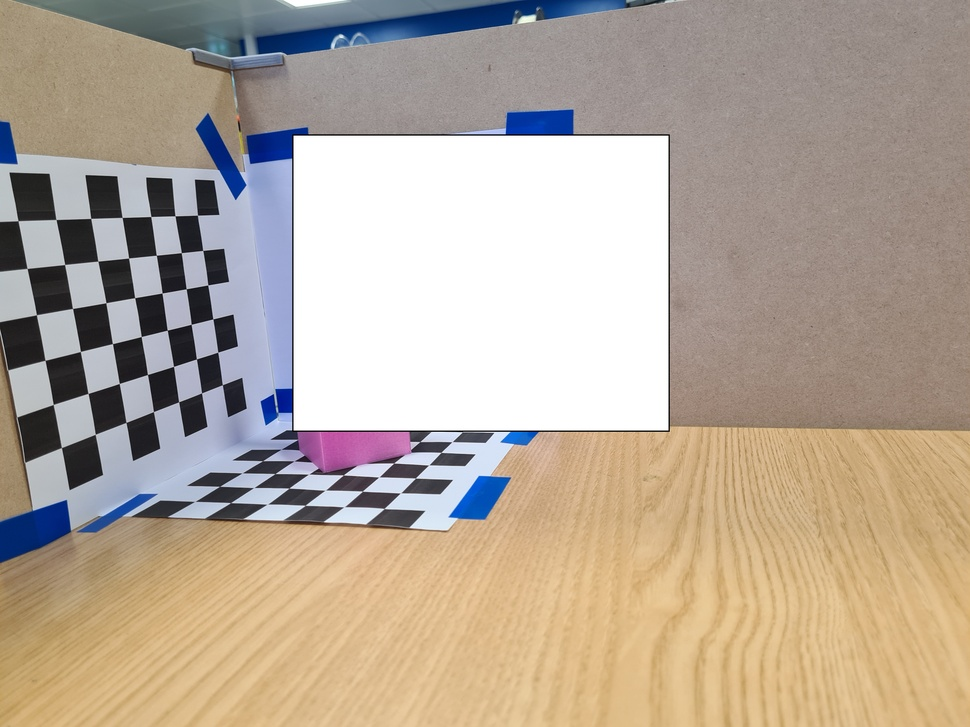
%> input picture Matlab/StereoImages/left/l5.jpg, 970 x 727 px, shrunk from 4032 x 3024 before the run
$ octave correspondences.m   (GNU Octave 9; MATLAB toolbox functions it lacks are replaced by stand-ins)
%> lines starting %> are read from the running program, lines starting %| are printed output that depends on the picture
clear all;

%Pictures changing camera position
%I1 = rgb2gray(imread('20210204_160141.jpg'));
%I2 = rgb2gray(imread('20210204_160143.jpg'));
%Pictures from fixed point
%I1 = rgb2gray(imread('20210204_160314.jpg'));
%I2 = rgb2gray(imread('20210204_160339.jpg'));
%Change scale
I1 = rgb2gray(imread('StereoImages/left_ori/l5.jpg'));
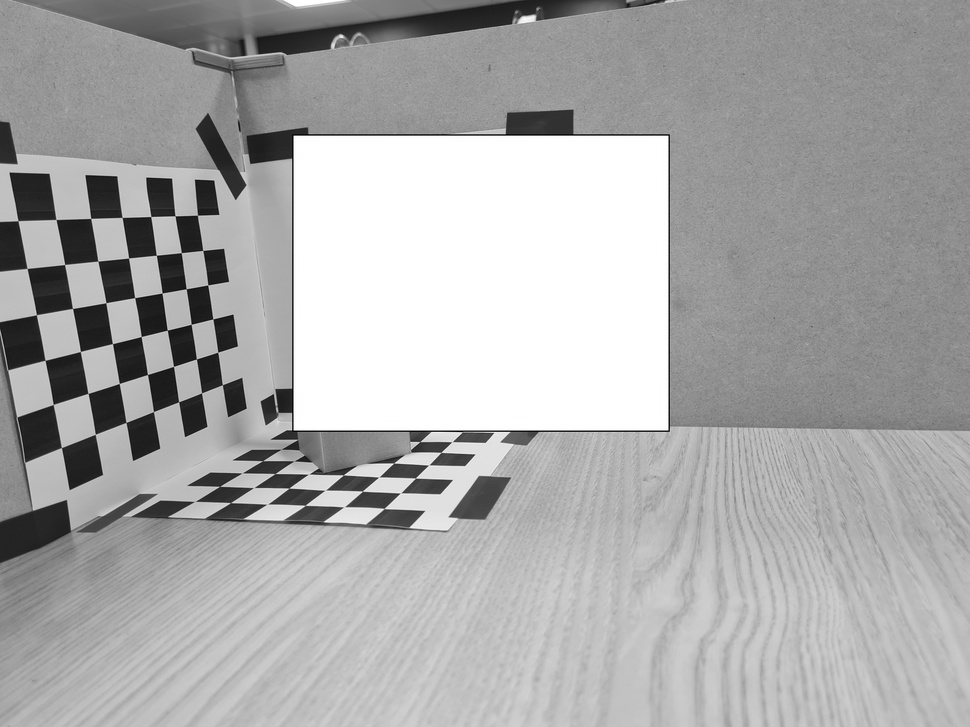
%> I1: size 727x970 uint8; min 0, max 255, mean 170.5
I2 = rgb2gray(imread('StereoImages/right_ori/r5.jpg'));
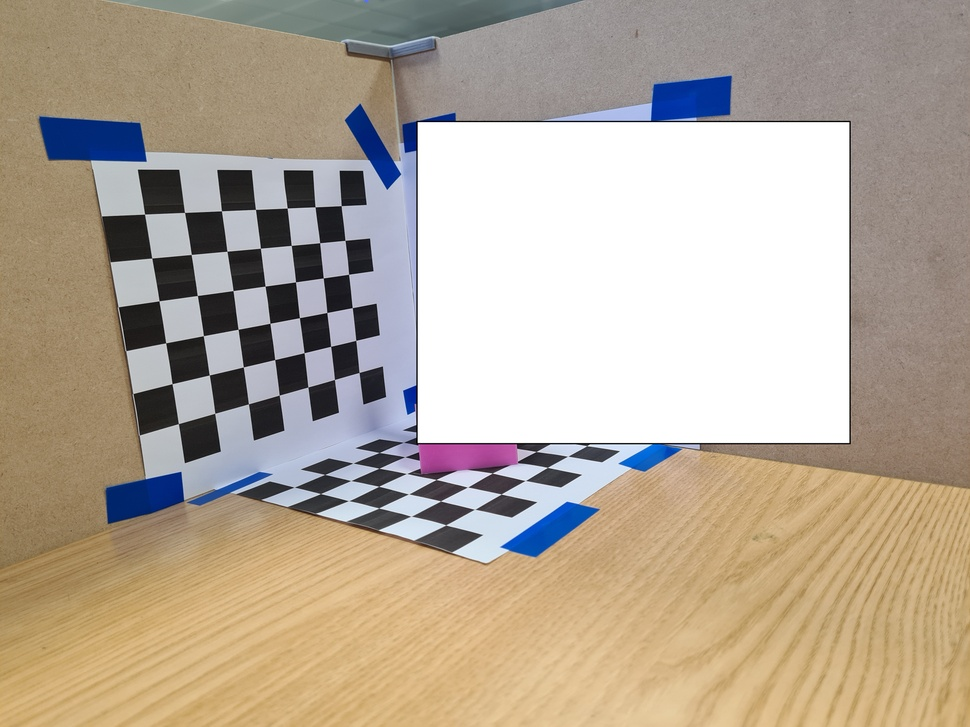
%> input picture Matlab/StereoImages/right/r5.jpg, 970 x 727 px, shrunk from 4032 x 3024 before the run
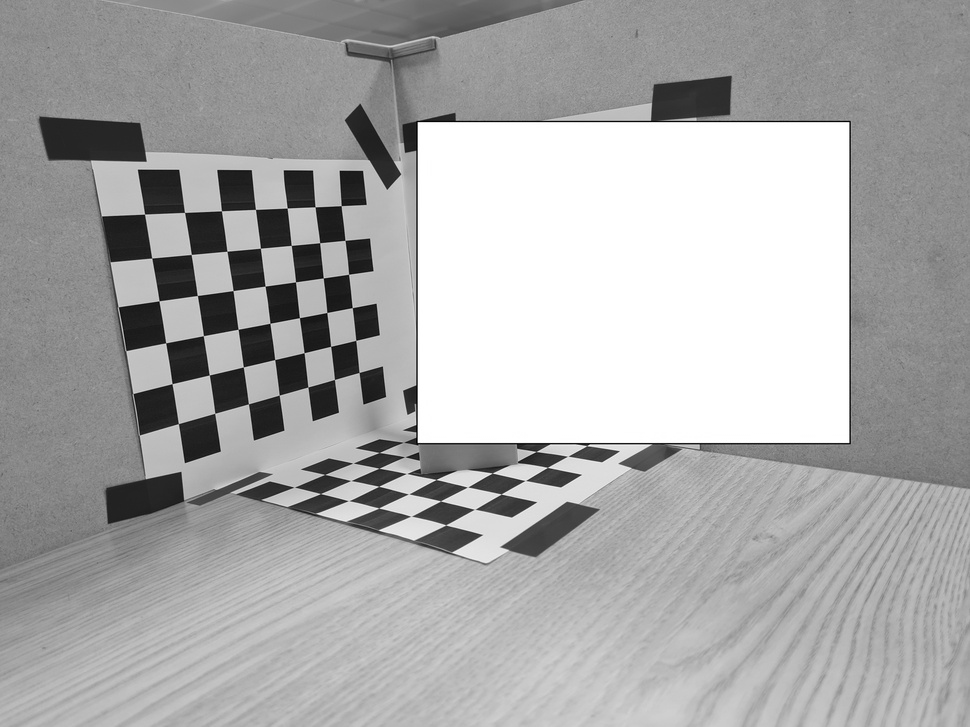
%> I2: size 727x970 uint8; min 0, max 255, mean 170.3

%points1 = detectHarrisFeatures(I1);
%points2 = detectHarrisFeatures(I2);
%> (the run ends here)
